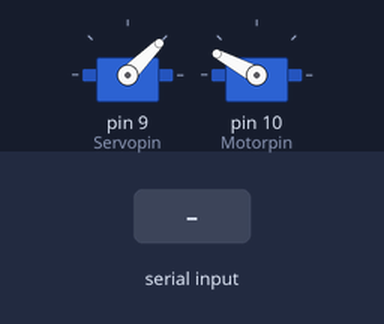
Simulated run of this sketch. Board: Arduino Uno, built with avr-gcc and run on an emulated ATmega328P. Shown: 2 × servo. Wiring (inferred from the names in the program): servo: signal pin 10. The inputs (shaded band) are chosen by the test bench. Servo pulses on a pin are drawn as a servo (544–2400 µs = 0–180°); what the sketch prints to the serial monitor is not drawn.

Above: at 0.1 s.
At 8.1 s:
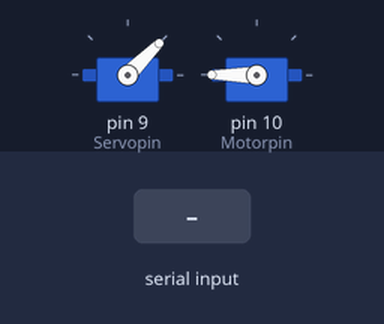
8.2 s: "5\n" received over Serial
At 10.9 s:
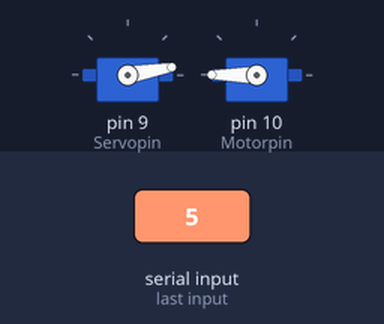
Timing chart, 0 to 12.4 s (numbered marks = the images above; inputs shaded):
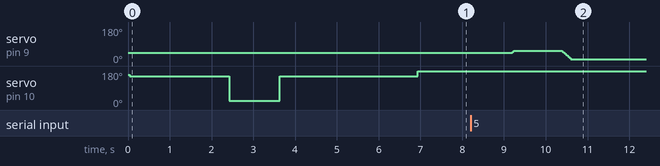

The sketch:

sketch_sep25a.ino
```cpp
#include <Servo.h>

Servo RC_servo; //定义模型车舵机
char serial_data;//接收raspberrypi数据
/*舵机定义部分*/
int Servopin = 9;//舵机数字接口
int servo_data = 45;//舵机接受数据
int ANG_L = 115;//小车左转角度
int ANG_mid = 80;//小车正向角度
int ANG_R = 45;//小车右转角度
int angle = 45;//定义转向角度存储器，初始正向

/*电机定义部分*/
int Motorpin = 10;//电机数字接口
char motor_data;//电机接受数据
int pulsewidth;//定义脉宽变量
int MTspeed = '9';//电机速度
int val1;
int myangle1;

void setup() {
  // put your setup code here, to run once:
  Serial.begin(9600);
  RC_servo.attach(Servopin);
  pinMode(Motorpin, OUTPUT); //设定舵机接口为输出接口
  Serial.println("servu=o_seral_simple ready" ) ;
  RC_servo.write(45);

  //电调初始化
  //看电调说明书，设置油门行程时，一开始需要把遥控器打到最高点。i<=110大概是2杪多
  for (int i = 0; i <= 110; i++)
  {
    servopulse(Motorpin, 150); //引用脉冲函数
  }

  //等电机发出B-B两声后（就是两秒后，大概就是这里了）把油门打到最低点
  for (int i = 0; i <= 55; i++)
  {
    servopulse(Motorpin, 20); //引用脉冲函数
  }

  //后面提示后，就可以控制电机转动了
  for (int i = 0; i <= 150; i++)
  {
    servopulse(Motorpin, 150); //引用脉冲函数
  }

  Serial.println("hello world" ) ;
}

void loop() {
  // put your main code here, to run repeatedly:
   //通信模块调用
  input_data();

  //舵机逻辑部分
  if (servo_data > angle) {ANG_L = servo_data;}
  if (servo_data == ANG_mid) {ANG_mid = servo_data;}
  if (servo_data < angle) {ANG_R = servo_data;}

  if (servo_data > angle) {turnL();}
  else {if (servo_data == ANG_mid) {_init();}
  else {if (servo_data < angle) {turnR();}
  }
 }
 Motorspeed();
}

/*串口通信模块*/
void input_data() {
  if (Serial.available() > 0)
  {

    serial_data = Serial.read();
    servo_data = serial_data;

    Serial.print("接收到的角度为：");
    Serial.print(servo_data);
    delay(10);
    Serial.flush();
    Serial.print("\n接收完成！");
    Serial.print("\n");
  }
}


/*--转向控制--*/
/*左转*/
void turnL() {
  for (; angle <= ANG_L; angle++) {
    RC_servo.write(angle);
    delay(5);
  }
}
/*右转*/
void turnR() {
  for (
    ; angle >= ANG_R; angle-- ) {
    RC_servo.write(angle);
    delay(5);
  }
}

/*正向*/
void _init() {
  RC_servo.write(ANG_mid);
  delay(5);
}

/*--加减速控制--*/

//下面是servopulse函数部分(此函数意思:也就是說每次都是0.5ms高電平 1.98ms低電平 然後再0.52ms低電平 17ms延時也是低電平)
void servopulse(int Motorpin, int val1) //定义一个脉冲函数
{
  myangle1 = map(val1, 0, 180, 1476, 1800);
  digitalWrite(Motorpin, HIGH); //将舵机接口电平至高
  delayMicroseconds(myangle1);//延时脉宽值的微秒数
  digitalWrite(Motorpin, LOW); //将舵机接口电平至低
  delay(20 - val1 / 1000);
}
//servopulse函数部分到此结束


//将0到9的数转化为0到180角度，并让LED闪烁相应数的次数
void Motorspeed() {
//  if (Serial.available() > 0)
//  {
//    motor_data = Serial.read();
//    delay(100);
//    MTspeed = motor_data;
//    Serial.flush();
//  }

  Serial.print("start_val to :");
  Serial.print(MTspeed,DEC);
  Serial.print("\n");
  if (MTspeed > '0' && MTspeed <= '9')
  {
    val1 = MTspeed - '0'; //将特征量转化为数值变量
    val1 = map(val1, 0, 9, 0, 180); //将角度转化为500-2480的脉宽值
    Serial.print("moving servo to ");
    Serial.print(val1, DEC);
    Serial.println();
    for (int i = 0; i <= 50; i++) //给予舵机足够的时间让它转到指定角度
    {
      servopulse(Motorpin, val1); //引用脉冲函数
    }

  }
}
```

Measured:
- after the input at 8.2 s, servo on pin 9 (Servopin): rises from 45° to 54° in 1.2 s, then falls to 10° in 0.22 s
